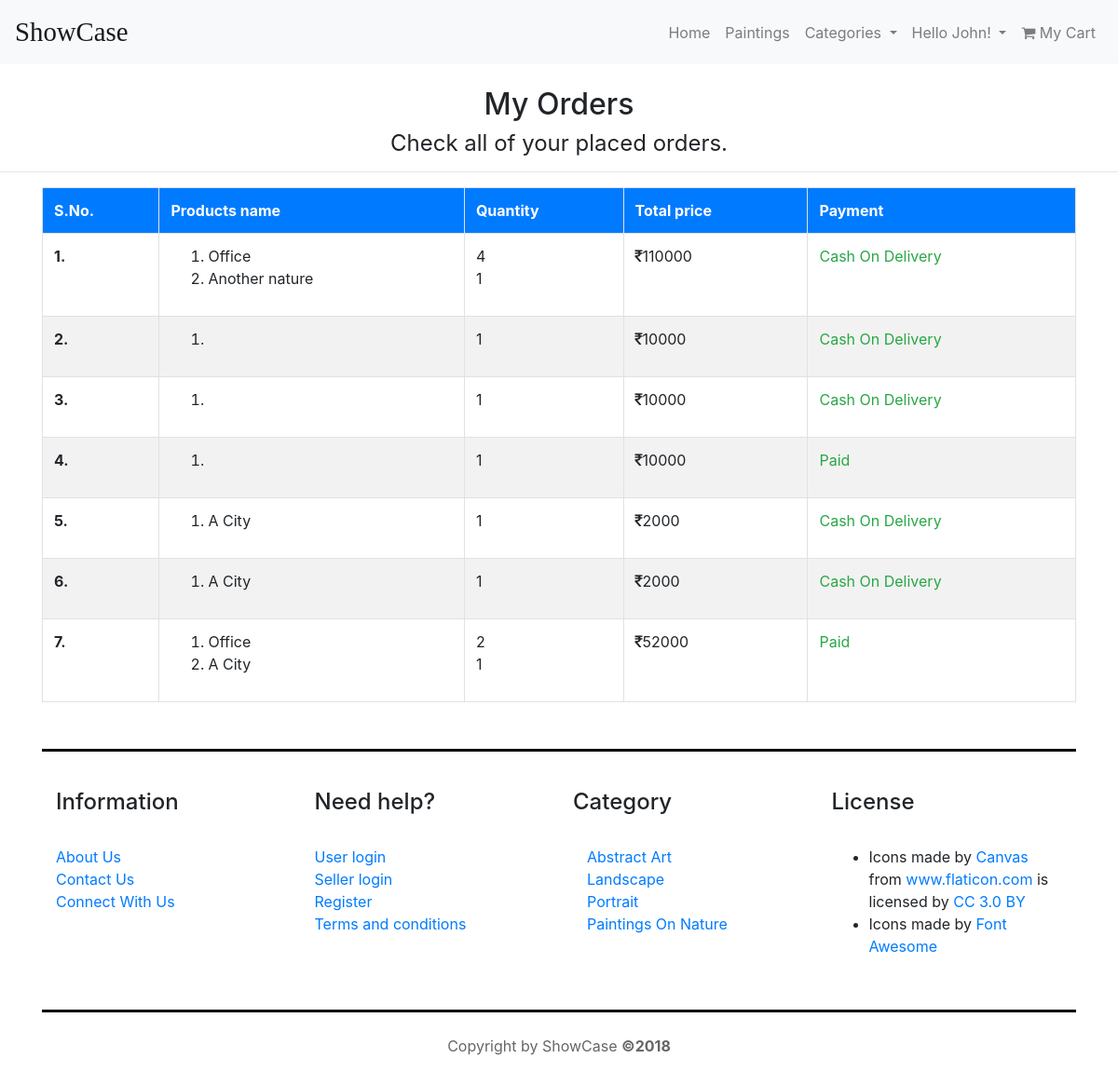
Page /myorders.php (signed in) on the committed database.
### tables this page shows
CREATE TABLE `buyer_orders` (
  `id` int(11) NOT NULL,
  `address` varchar(255) DEFAULT NULL,
  `mobile` bigint(20) DEFAULT NULL,
  `firstname` varchar(255) DEFAULT NULL,
  `lastname` varchar(255) DEFAULT NULL,
  `state` varchar(255) DEFAULT NULL,
  `city` varchar(255) DEFAULT NULL,
  `pin` bigint(20) DEFAULT NULL,
  `country` varchar(255) DEFAULT NULL,
  `items` varchar(255) DEFAULT NULL,
  `quantity` varchar(255) DEFAULT NULL,
  `price` varchar(255) DEFAULT NULL,
  `buyerid` varchar(255) DEFAULT NULL,
  `email` varchar(255) DEFAULT NULL,
  `payment` int(11) DEFAULT NULL
);

CREATE TABLE `product` (
  `id` int(11) NOT NULL,
  `title` varchar(255) DEFAULT NULL,
  `type` varchar(255) DEFAULT NULL,
  `surface` varchar(255) DEFAULT NULL,
  `delivery` varchar(255) DEFAULT NULL,
  `image` varchar(255) DEFAULT NULL,
  `longdesc` mediumtext,
  `shortdesc` varchar(255) DEFAULT NULL,
  `yearofartwork` year(4) DEFAULT NULL,
  `width` int(11) DEFAULT NULL,
  `height` int(11) DEFAULT NULL,
  `price` int(11) DEFAULT NULL,
  `sellerid` int(11) DEFAULT NULL,
  `category` varchar(255) DEFAULT NULL
);

### function.php (called while the page is built, shortened)
<?php
class DB_connect
{
	function __construct()
	{
		$conn = new mysqli(SERVERNAME, 'root', PASSWORD,DATABASENAME);
		$this->dbh=$conn;
	}
	public function select_by_colname_reloaded($tablename,$cols,$colname,$colvalue)
	{
		$col="";
		foreach($cols as $x)
		{
			$col.=$x.",";
		}
		$col=rtrim($col,",");
		$sql="SELECT $col FROM $tablename WHERE $colname='$colvalue'";
		$result=mysqli_query($this->dbh,$sql);
		if ($result)
		{
    			return $result;
		}
		else
		{
    		echo "Error: " . $sql . "<br>" . $this->dbh->error;
		}
	}
}
?>

### myorders.php (the view, shortened to what this page needs)
<!DOCTYPE html>
<html>
<head>
	<link rel="stylesheet" href="https://maxcdn.bootstrapcdn.com/bootstrap/4.1.0/css/bootstrap.min.css">
	<link rel="stylesheet" href="https://cdnjs.cloudflare.com/ajax/libs/font-awesome/4.7.0/css/font-awesome.min.css">
	<link rel="stylesheet" href="style.css">
</head>
<body>
	<?php 	if(isset($_SESSION['seller_name'])){include "elements/headerseller.php";}
			else if(isset($_SESSION['buyer_name'])){include "elements/headerbuyer.php";}
			else {include "elements/header.php";}
	 ?>
	<div class="container">
	 	<h1 class="text-center">My Orders</h1>
	 	<h2 class="text-center">Check all of your placed orders.</h2>
	 </div>
	 <hr>
	 <div class="container">
	 	<table class="table table-bordered table-striped table-responsive-md">
	 		<tr>
	 			<th>S.No.</th>
	 			<th>Products name</th>
	 			<th>Quantity</th>
	 			<th>Total price</th>
	 			<th>Payment</th>
	 		</tr>
	 </div>
	 <?php
	 		$count=1;
	 		require_once "function.php";
	 		$get=new DB_connect();
	 		$result_orders=$get->select_by_colname_reloaded('buyer_orders',array('id','items','quantity','price','buyerid','payment'),'buyerid',$_SESSION['buyer_id']);
	 		while($row_orders=mysqli_fetch_array($result_orders))
	 		{
	 			echo '<tr>';
	 			echo '<td><b>'.$count.'.</b></td>';
	 			$products=explode(',',$row_orders['items']);
	 			$quantity=explode(',',$row_orders['quantity']);
	 			echo '<td><ol>';
	 			for($x=0;$x<count($products);$x++)
	 			{
	 				$result_products=$get->select_by_colname_reloaded('product',array('title'),'id',$products[$x]);
	 				$row_products=mysqli_fetch_array($result_products);
	 				echo '<li>'.$row_products['title'].'</li>';
	 			}
	 			echo '</ol></td>';
	 			echo '<td>';
	 			for($x=0;$x<count($quantity);$x++)
	 			{
	 				echo ''.$quantity[$x].'<br>';
	 			}
	 			echo '</td>';
	 			echo '<td>'.'<i class="fa fa-rupee"></i>'.$row_orders['price'].'</td>';
	 			if($row_orders['payment']=='1')
	 			{
	 				echo '<td class="text-success">Cash On Delivery</td>';
	 			}
	 			else if($row_orders['payment']=='2')
	 			{
	 				echo '<td class="text-success">Paid</td>';
	 			}
	 			echo '</tr>';
	 			$count++;
	 		}
	 ?>
	<?php include "elements/footer.php" ?>
</body>

### style.css (style rules this page uses)
h1 { font-size:2rem; }
h2 { font-size: 1.5rem;font-weight:bold; }
h2 { font-weight:normal; }

### myorders.php (style rules this page uses)
th { color:white;background-color: #007BFF; }

### rows in the picture
buyer_orders: quantity "4", quantity "1", price "110000", payment "Cash On Delivery"
product: title "Office"
product: title "Another nature"
buyer_orders: quantity "1", price "10000", payment "Cash On Delivery"
buyer_orders: quantity "1", price "10000", payment "Cash On Delivery"
buyer_orders: quantity "1", price "10000", payment "Paid"
buyer_orders: quantity "1", price "2000", payment "Cash On Delivery"
product: title "A City"
buyer_orders: quantity "1", price "2000", payment "Cash On Delivery"
buyer_orders: quantity "2", quantity "1", price "52000", payment "Paid"

### other values in the picture
$_SESSION["buyer_name"] "John"
